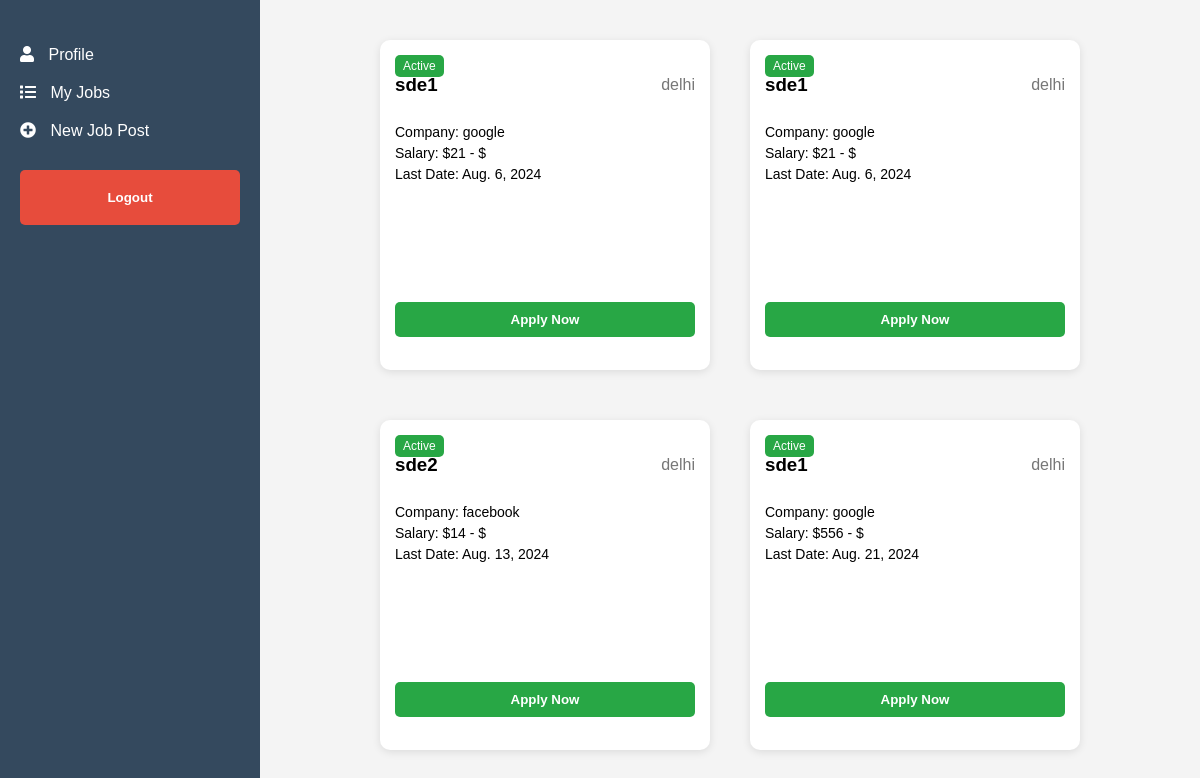
The page /dash/ (signed in) on the database its author committed.
### hr/models.py (models this page shows, shortened)
class JobPost(models.Model):
    user = models.ForeignKey(to=User,on_delete=models.CASCADE)
    title = models.CharField(max_length=200)
    address = models.CharField(max_length=100)
    compnayName = models.CharField(max_length=100)
    salaryLow = models.IntegerField(default=0)
    salaryHigh = models.IntegerField(default=0)
    applyCount =  models.IntegerField(default=0)
    lastDateToApply = models.DateField()

### candidate/views.py (the view)
# urls.py: path('dash/',views.candidateHome,name='dash'),
@login_required
def candidateHome(request):
    jobpost = JobPost.objects.all()
    return render(request,'candidate/dashboradh.html',{'jobpost':jobpost})

### candidate/templates/candidate/dashboradh.html (shortened to what this page needs)
<!DOCTYPE html>
<html lang="en">
<head>
  <link rel="stylesheet" href="https://cdnjs.cloudflare.com/ajax/libs/font-awesome/5.15.3/css/all.min.css">
</head>
<body>
  <div class="container">
    {% include 'candidate/navbar.html' %}
    <div class="job-listings">
      {% for job in jobpost %}
        <div class="job-card">
          <div class="active-tag" >Active</div>
          <div class="job-header">
            <h3 >{{job.title}}</h3>
            <span class="job-location" >{{job.address}}</span>
          </div>
          <div class="job-details">
            <p>Company: {{job.compnayName}}</p>
            <p>Salary: ${{job.salaryLow}} - ${{job.salary.High}}</p>
            <p>Last Date: {{job.lastDateToApply}}</p>
          </div>
          <button class="apply-button"><a href="{% url 'apply' job.id %}" style="text-decoration: none;
            color: inherit;">Apply Now</a></button>
        </div>
      {% endfor %}
      </div>
  </div>
</body>
</html>

### candidate/templates/candidate/navbar.html (shortened to what this page needs)
<nav class="sidebar">
    <ul>
      <li><a href="{% url 'dash' %}"><i class="fas fa-user"></i> Profile</a></li>
      <li><a href="{% url 'mylist' %}"><i class="fas fa-list"></i> My Jobs</a></li>
      <li><a href="{% url 'postjob' %}"><i class="fas fa-plus-circle"></i> New Job Post</a></li>
    </ul>
    <button class="logout-button"><a href="{% url 'logout' %}">Logout</a></button>
  </nav>

### candidate/templates/candidate/dashboradh.html (style rules this page uses)
body { margin: 0; font-family: Arial, sans-serif; background-color: #f4f4f4; display: flex; min-height: 100vh; }
.container { display: flex; flex-direction: row; }
.sidebar { background-color: #34495e; color: white; width: 220px; padding: 20px; }
.sidebar ul { list-style: none; padding: 0; }
.sidebar a { display: block; color: white; text-decoration: none; padding: 10px 0; }
.job-listings { flex: 1; display: flex; flex-wrap: wrap; justify-content: center; max-width: calc(100% - 220px); margin: 0 auto; padding: 20px; }
.logout-button { display: block; width: 100%; padding: 10px; background-color: #e74c3c; border: none; border-radius: 5px; color: white; cursor: pointer; font-weight: bold; margin-top: 20px; transition: background-color 0.3s; }
.job-listings { display: flex; flex-wrap: wrap; justify-content: center; max-width: 1200px; margin: 0 auto; }
.job-card { background-color: #ffffff; border-radius: 10px; box-shadow: 0px 2px 8px rgba(0, 0, 0, 0.1); width: 300px; height: 300px; margin: 20px; padding: 15px; position: relative; overflow: hidden; transition: transform 0.2s ease-in-out; }
.active-tag { position: absolute; top: 15px; left: 15px; background-color: #28a745; color: white; padding: 4px 8px; border-radius: 5px; font-size: 12px; }
.job-header { display: flex; justify-content: space-between; align-items: center; margin-bottom: 10px; }
.job-location { color: #777777; }
.job-details p { margin: 5px 0; font-size: 14px; }
.apply-button { display: block; width: 100%; padding: 10px; background-color: #28a745; border: none; border-radius: 5px; color: white; cursor: pointer; font-weight: bold; transition: background-color 0.3s; margin-top: 40%; }
.sidebar a { display: flex; align-items: center; color: white; text-decoration: none; padding: 10px 0; }
.sidebar i { margin-right: 10px; }

### candidate/templates/candidate/navbar.html (style rules this page uses)
.sidebar { background-color: #34495e; color: white; width: 220px; padding: 20px; }
.sidebar ul { list-style: none; padding: 0; }
.sidebar a { display: block; color: white; text-decoration: none; padding: 10px 0; }

### rows shown on the page
JobPost: title "sde1", address "delhi", compnayName "google", salaryLow "21", lastDateToApply "Aug. 6, 2024"
JobPost: title "sde1", address "delhi", compnayName "google", salaryLow "21", lastDateToApply "Aug. 6, 2024"
JobPost: title "sde2", address "delhi", compnayName "facebook", salaryLow "14", lastDateToApply "Aug. 13, 2024"
JobPost: title "sde1", address "delhi", compnayName "google", salaryLow "556", lastDateToApply "Aug. 21, 2024"
